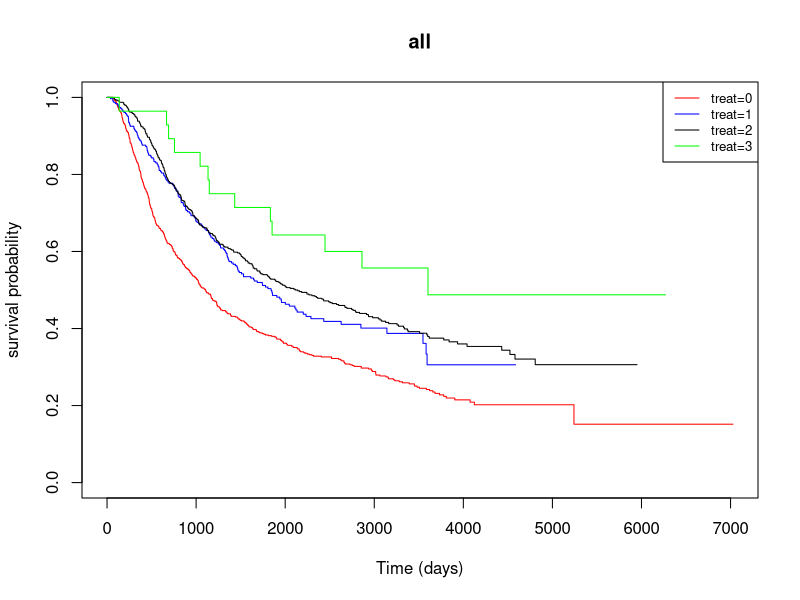
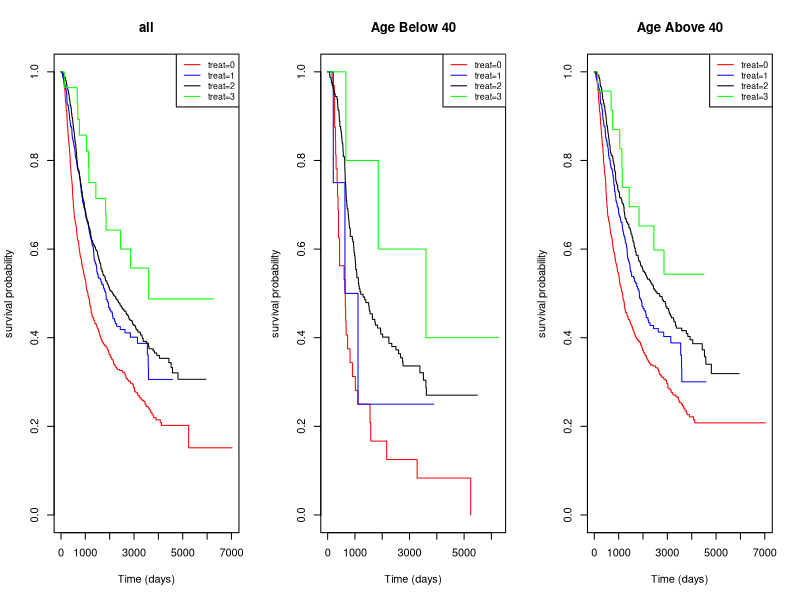
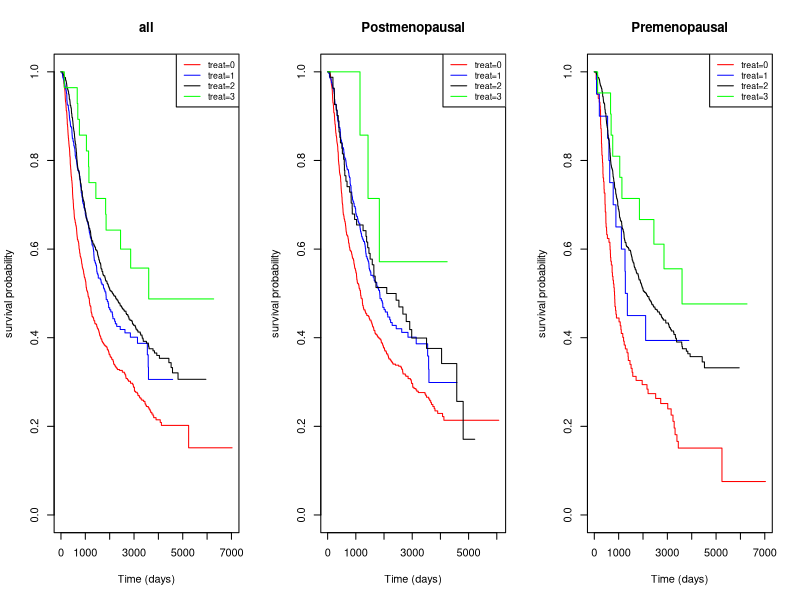
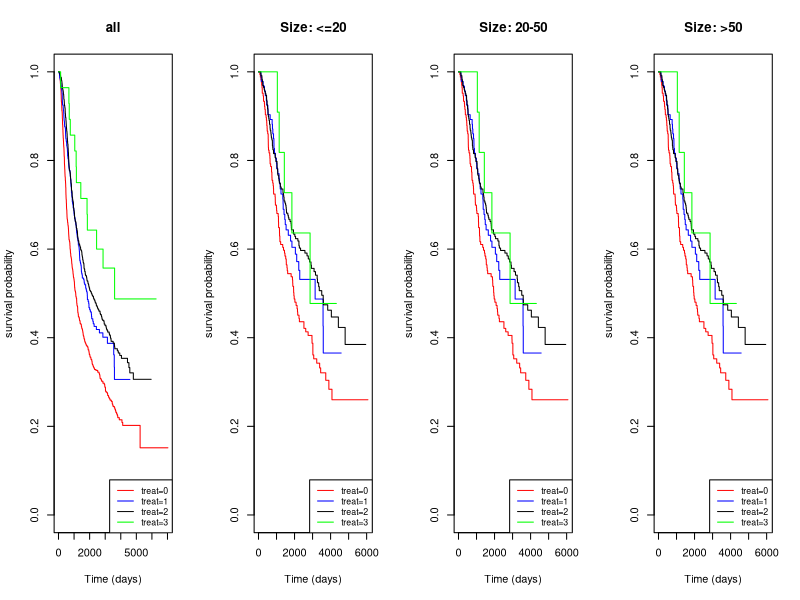
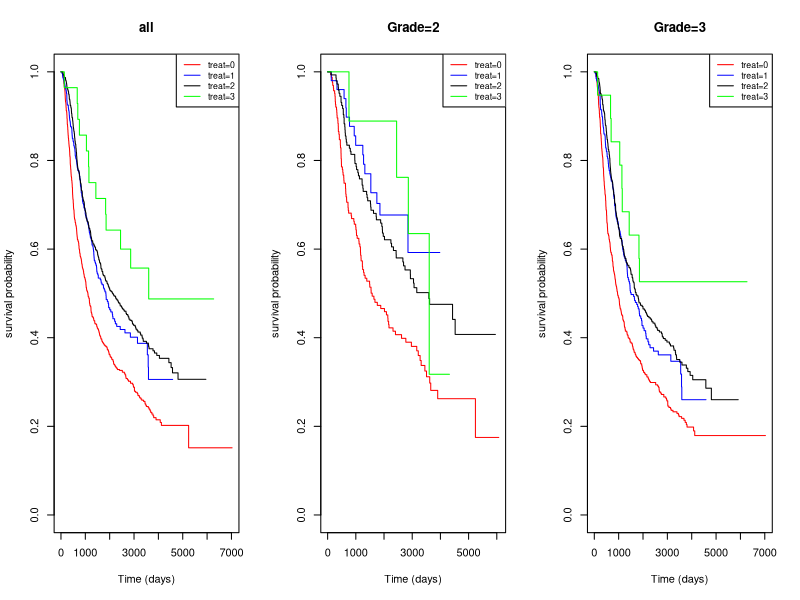
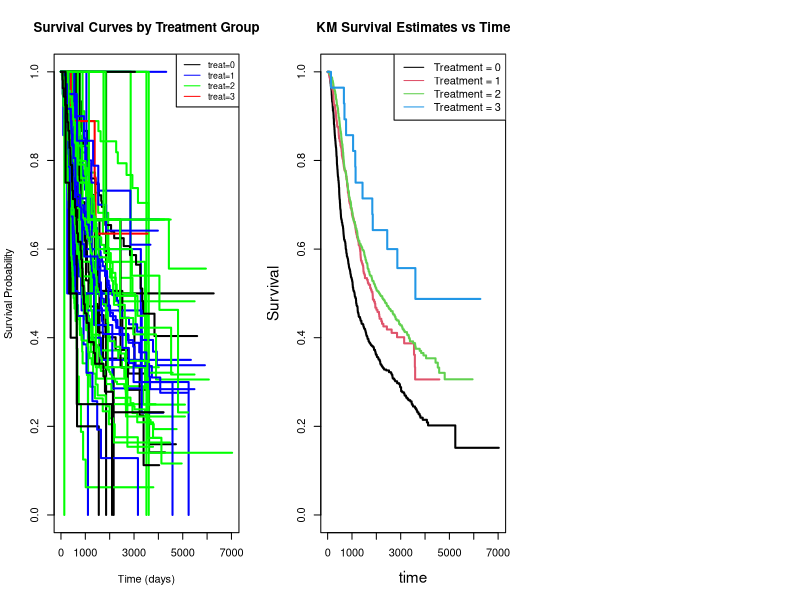
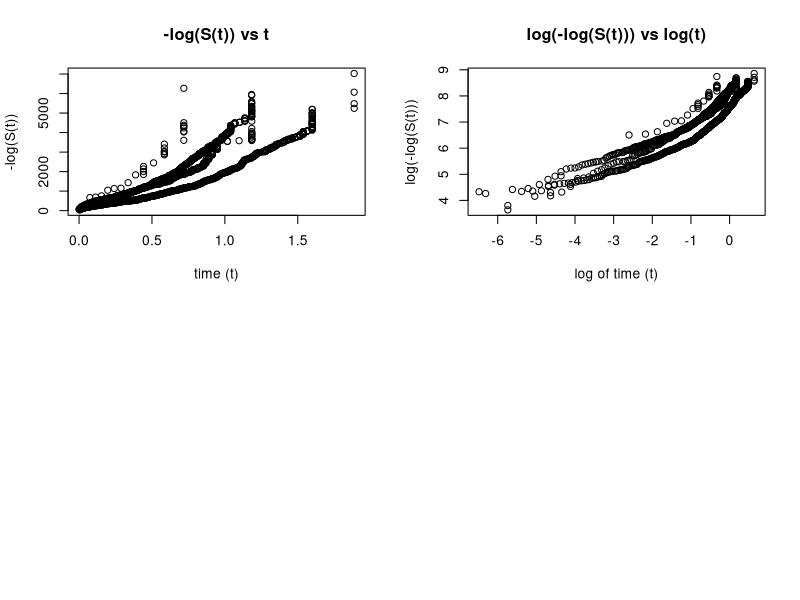

Recreate these plots in R, in order. (Note: this script raises an error after producing the figures.)
## ---- chunk 1
library(tidyverse)
library(kableExtra)
library(knitr)
knitr::opts_chunk$set(echo = FALSE)
## ---- chunk 2
library("survival")
attach(rotterdam)
# count how many values in the age variable are under 40
# sum(rotterdam$age < 40)
# count how many values in the age variable are above 50
# sum(rotterdam$age >= 40)
# define new vairable named treatment
rotterdam$treatment = ifelse((rotterdam$hormon==0 & rotterdam$chemo==0), 0,
                             ifelse((rotterdam$hormon==1 & rotterdam$chemo==0), 1,
                                    ifelse((rotterdam$hormon==0 & rotterdam$chemo==1),2,3)))
# table(rotterdam$treatment)
# tail(rotterdam,4)
## ---- chunk 3
rotterdam <- rotterdam[rotterdam$nodes > 0, ]
## ---- chunk 4
logrank.test <- survdiff(Surv(rtime, recur) ~ treatment, rho=0, rotterdam)
# logrank.test #Reject the null
# plot the KM estimates for survival function in four treatment groups
fit <- survfit(Surv(rtime, recur)~treatment, rotterdam)
plot(fit, xlab="Time (days)", ylab="survival probability", 
     col=c("red", "blue", "black", "green"), main="all")
legend("topright", c("treat=0", "treat=1",
                     "treat=2", "treat=3"),
       col=c("red", "blue", "black", "green"), cex=0.8, lty=1)
## ---- chunk 5
#######################################################
# age strata (divide age group into "<= 40" and "> 40")
rotterdam$age_strata = ifelse(rotterdam$age<=40, 1, 2)
#######################################################

# treatment
# if hormon=0 and chemo=0, we have treatment=0; 
# if hormon=1 and chemo=0, we have treatment=1; 
# if hormon=0 and chemo=1, we have treatment=2; 
# if hormon=1 and chemo=1, we have treatment=3;
# table(rotterdam$treatment, rotterdam$age_strata) #imbalance
par(mfrow=c(1,3))
fit <- survfit(Surv(rtime, recur) ~ treatment, rotterdam)
plot(fit, xlab="Time (days)", ylab="survival probability", 
     col=c("red", "blue", "black", "green"), main="all")
legend("topright", c("treat=0", "treat=1",
                     "treat=2", "treat=3"),
       col=c("red", "blue", "black", "green"), cex=0.8, lty=1)

fit.1 <- survfit(Surv(rtime, recur) ~ treatment, subset(rotterdam, age_strata==1))
plot(fit.1, xlab="Time (days)", ylab="survival probability", 
     col=c("red", "blue", "black", "green"), main="Age Below 40")
legend("topright", c("treat=0", "treat=1",
                     "treat=2", "treat=3"),
       col=c("red", "blue", "black", "green"), cex=0.8, lty=1)
fit.0 <- survfit(Surv(rtime, recur) ~ treatment, subset(rotterdam, age_strata==2))
plot(fit.0, xlab="Time (days)", ylab="survival probability", 
     col=c("red", "blue", "black", "green"), main="Age Above 40")
legend("topright", c("treat=0", "treat=1",
                     "treat=2", "treat=3"),
       col=c("red", "blue", "black", "green"), cex=0.8, lty=1)
## ---- chunk 6
logrank.test<-survdiff(Surv(rtime, recur) ~ treatment+strata(age_strata), rotterdam)
#print(logrank.test)
table <- data.frame(N = c(655,311,552,28), Observed = c(468,169,324,13), Expected = c(355.5,184.2,409.5,24.8), stat1 = c(35.57,1.25,17.84,5.62), stat2 = c(59.31,1.62,35.49,5.79))
rownames(table) = c('Treatment = 0','Treatment = 1','Treatment = 2','Treatment = 3')
colnames(table) = c('N','Observed','Expected','(O-E)^2/E','(O-E)^2/V')
kbl(table) %>%
kable_classic(full_width = F, html_font = "Cambria")
cat("Chisq= 65.8  on 3 degrees of freedom, p= 3e-14")
## ---- chunk 7
#######################################################
# menopausal status strata (0= premenopausal, 1= postmenopausal)
#######################################################

# treatment
# if hormon=0 and chemo=0, we have treatment=0;
# if hormon=1 and chemo=0, we have treatment=1;
# if hormon=0 and chemo=1, we have treatment=2;
# if hormon=1 and chemo=1, we have treatment=3;
# table(rotterdam$treatment, rotterdam$meno) #imbalance
par(mfrow=c(1,3))
fit <- survfit(Surv(rtime, recur) ~ treatment, rotterdam)
plot(fit, xlab="Time (days)", ylab="survival probability", 
     col=c("red", "blue", "black", "green"), main="all")
legend("topright", c("treat=0", "treat=1",
                     "treat=2", "treat=3"),
       col=c("red", "blue", "black", "green"), cex=0.8, lty=1)

fit.1 <- survfit(Surv(rtime, recur) ~ treatment, subset(rotterdam, meno==1))
plot(fit.1, xlab="Time (days)", ylab="survival probability", 
     col=c("red", "blue", "black", "green"), main="Postmenopausal")
legend("topright", c("treat=0", "treat=1",
                     "treat=2", "treat=3"),
       col=c("red", "blue", "black", "green"), cex=0.8, lty=1)
fit.0 <- survfit(Surv(rtime, recur) ~ treatment, subset(rotterdam, meno==0))
plot(fit.0, xlab="Time (days)", ylab="survival probability", 
     col=c("red", "blue", "black", "green"), main="Premenopausal")
legend("topright", c("treat=0", "treat=1",
                     "treat=2", "treat=3"),
       col=c("red", "blue", "black", "green"), cex=0.8, lty=1)
## ---- chunk 8
logrank.test<-survdiff(Surv(rtime, recur) ~ treatment+strata(meno), rotterdam)
# print(logrank.test)
table <- data.frame(N = c(655,311,552,28), Observed = c(468,169,324,13), Expected = c(379.1,200.1,371.4,23.3), stat1 = c(20.84,4.85,6.05,4.56), stat2 = c(41.96,7.09,18.85,4.73))
rownames(table) = c('Treatment = 0','Treatment = 1','Treatment = 2','Treatment = 3')
colnames(table) = c('N','Observed','Expected','(O-E)^2/E','(O-E)^2/V')
kbl(table) %>%
kable_classic(full_width = F, html_font = "Cambria")
cat("Chisq= 48.2  on 3 degrees of freedom, p= 2e-10")
## ---- chunk 9
#######################################################
# size:  tumor size, a factor with levels <=20 20-50 >50
# We will recode size as 1 for <=20; 2 for 20-50; 3 for >50
#######################################################

rotterdam$size_strata <- ifelse(rotterdam$size == "<=20", 1,
                                 ifelse(rotterdam$size == "20-50", 2, 3))

# treatment
# if hormon=0 and chemo=0, we have treatment=0;
# if hormon=1 and chemo=0, we have treatment=1;
# if hormon=0 and chemo=1, we have treatment=2;
# if hormon=1 and chemo=1, we have treatment=3;
# table(rotterdam$treatment, rotterdam$size_strata) #imbalance
par(mfrow=c(1,4))
fit <- survfit(Surv(rtime, recur) ~ treatment, rotterdam)
plot(fit, xlab="Time (days)", ylab="survival probability",
     col=c("red", "blue", "black", "green"), main="all")
legend("bottomright", c("treat=0", "treat=1",
                     "treat=2", "treat=3"),
       col=c("red", "blue", "black", "green"), cex=0.8, lty=1)

fit.1 <- survfit(Surv(rtime, recur) ~ treatment, subset(rotterdam, size_strata==1))
plot(fit.1, xlab="Time (days)", ylab="survival probability", 
     col=c("red", "blue", "black", "green"), main="Size: <=20")
legend("bottomright", c("treat=0", "treat=1",
                     "treat=2", "treat=3"),
       col=c("red", "blue", "black", "green"), cex=0.8, lty=1)
fit.2 <- survfit(Surv(rtime, recur) ~ treatment, subset(rotterdam, size_strata==2))
plot(fit.1, xlab="Time (days)", ylab="survival probability", 
     col=c("red", "blue", "black", "green"), main="Size: 20-50")
legend("bottomright", c("treat=0", "treat=1",
                     "treat=2", "treat=3"),
       col=c("red", "blue", "black", "green"), cex=0.8, lty=1)
fit.3 <- survfit(Surv(rtime, recur) ~ treatment, subset(rotterdam, size_strata==3))
plot(fit.1, xlab="Time (days)", ylab="survival probability", 
     col=c("red", "blue", "black", "green"), main="Size: >50")
legend("bottomright", c("treat=0", "treat=1",
                     "treat=2", "treat=3"),
       col=c("red", "blue", "black", "green"), cex=0.8, lty=1)
## ---- chunk 10
logrank.test<-survdiff(Surv(rtime, recur) ~ treatment+strata(size_strata), rotterdam)
# logrank.test
table <- data.frame(N = c(655,311,552,28), Observed = c(468,169,324,13), Expected = c(373.9,194.1,383.2,22.8), stat1 = c(23.69,3.25,9.15,4.21), stat2 = c(39.01,4.12,15.43,4.35))
rownames(table) = c('Treatment = 0','Treatment = 1','Treatment = 2','Treatment = 3')
colnames(table) = c('N','Observed','Expected','(O-E)^2/E','(O-E)^2/V')
kbl(table) %>%
kable_classic(full_width = F, html_font = "Cambria")
cat("Chisq= 40.9  on 3 degrees of freedom, p= 7e-09")
## ---- chunk 11
#######################################################
# grade: differentiation grade strata (grade = 2, grade = 3)
#######################################################

# treatment
# if hormon=0 and chemo=0, we have treatment=0;
# if hormon=1 and chemo=0, we have treatment=1;
# if hormon=0 and chemo=1, we have treatment=2;
# if hormon=1 and chemo=1, we have treatment=3;
# table(rotterdam$treatment, rotterdam$grade) #imbalance
par(mfrow=c(1,3))
fit <- survfit(Surv(rtime, recur) ~ treatment, rotterdam)
plot(fit, xlab="Time (days)", ylab="survival probability", 
     col=c("red", "blue", "black", "green"), main="all")
legend("topright", c("treat=0", "treat=1",
                        "treat=2", "treat=3"),
       col=c("red", "blue", "black", "green"), cex=0.8, lty=1)

fit.1 <- survfit(Surv(rtime, recur) ~ treatment, subset(rotterdam, grade==2))
plot(fit.1, xlab="Time (days)", ylab="survival probability", 
     col=c("red", "blue", "black", "green"), main="Grade=2")
legend("topright", c("treat=0", "treat=1",
                        "treat=2", "treat=3"),
       col=c("red", "blue", "black", "green"), cex=0.8, lty=1)
fit.0 <- survfit(Surv(rtime, recur) ~ treatment, subset(rotterdam, grade==3))
plot(fit.0, xlab="Time (days)", ylab="survival probability", 
     col=c("red", "blue", "black", "green"), main="Grade=3")
legend("topright", c("treat=0", "treat=1",
                        "treat=2", "treat=3"),
       col=c("red", "blue", "black", "green"), cex=0.8, lty=1)
## ---- chunk 12
logrank.test<-survdiff(Surv(rtime, recur) ~ treatment+strata(grade), rotterdam)
# print(logrank.test)
table <- data.frame(N = c(655,311,552,28), Observed = c(468,169,324,13), Expected = c(359.3,195.2,395.7,23.8), stat1 = c(32.87,3.52,12.98,4.89), stat2 = c(52.3,4.48,22.03,5.02))
rownames(table) = c('Treatment = 0','Treatment = 1','Treatment = 2','Treatment = 3')
colnames(table) = c('N','Observed','Expected','(O-E)^2/E','(O-E)^2/V')
kbl(table) %>%
kable_classic(full_width = F, html_font = "Cambria")
cat("Chisq= 54.5  on 3 degrees of freedom, p= 9e-12")
## ---- chunk 13
fit <- survfit(Surv(rtime, recur) ~ strata(age_strata, meno, size_strata, grade) + treatment, 
               data = rotterdam)
plot(fit, col = ifelse(rotterdam$treatment == 1, "blue", 
                       ifelse(rotterdam$treatment == 2, "green", 
                              ifelse(rotterdam$treatment == 3, "red","black"))), 
     lwd=2,
     xlab = "Time (days)", ylab = "Survival Probability", 
     main = "Survival Curves by Treatment Group")
legend("topright", c("treat=0", "treat=1",
                        "treat=2", "treat=3"),
       col=c("black", "blue", "green", "red"), cex=0.8, lty=1)
## ---- chunk 14
survfunc <- survfit(Surv(rtime,recur) ~ treatment, data = rotterdam)
survfunc.fit <- survfit(Surv(rtime,recur) ~ treatment, data = rotterdam)

plot(survfunc.fit, lwd = 2, lty = 1, conf.int = F,  mark.time = F, cex = 2, cex.lab = 1.4 , cumhaz = FALSE, xlab = "time", ylab = "Survival", main = "KM Survival Estimates vs Time",  col = c(1,2,3, 4))
legend("topright", c("Treatment = 0", "Treatment = 1", "Treatment = 2", "Treatment = 3"), lty = 1, col = c(1,2,3, 4))
## ---- chunk 15
par(mfrow = c(2,2))
plot(-log(survfunc.fit$surv),survfunc.fit$time, main = "-log(S(t)) vs t", xlab = "time (t)", ylab = "-log(S(t))")
plot(log(-log(survfunc.fit$surv)),log(survfunc.fit$time), main = "log(-log(S(t))) vs log(t)" , xlab = "log of time (t)", ylab = "log(-log(S(t)))")
## ---- chunk 16
Cov.Age <- rotterdam$age
Cov.Meno <- rotterdam$meno
Cov.Size <- as.factor(rotterdam$size)
Cov.Grade <- as.factor(rotterdam$grade)
Cov.Nodes <- rotterdam$nodes
Cov.PGR <- rotterdam$pgr
Cov.ER <- rotterdam$er
## ---- chunk 17
#This local test is based on the LR test;
exp.localtest<-function(web.fit, web.fit1,df){
LR.ts <- (-2)*(web.fit$loglik[2]- web.fit1$loglik[2])
pval <- pchisq(q=LR.ts, df=df,lower.tail=FALSE)
results<-c(df,LR.ts, pval)
list(results)
}
expTable1 <- survreg(Surv(rtime,recur) ~ treatment, dist  = "weibull", data = rotterdam)
expTable.Age1.1 <- survreg(Surv(rtime,recur) ~ treatment + Cov.Age, dist  = "weibull", data = rotterdam)
expTable.Meno1.1 <- survreg(Surv(rtime,recur) ~ treatment + Cov.Meno, dist  = "weibull", data = rotterdam)
expTable.Size1.1 <- survreg(Surv(rtime,recur) ~ treatment + Cov.Size, dist  = "weibull", data = rotterdam)
expTable.Grade1.1 <- survreg(Surv(rtime,recur) ~ treatment + Cov.Grade, dist  = "weibull", data = rotterdam)
expTable.Nodes1.1 <- survreg(Surv(rtime,recur) ~ treatment + Cov.Nodes, dist  = "weibull", data = rotterdam)
expTable.PGR1.1 <- survreg(Surv(rtime,recur) ~ treatment + Cov.PGR, dist  = "weibull", data = rotterdam)
expTable.ER1.1 <- survreg(Surv(rtime,recur) ~ treatment + Cov.ER, dist  = "weibull", data = rotterdam)

Table1.1<-matrix(0,7,3)
Table1.1[1,]<-c(exp.localtest(expTable1, expTable.Age1.1,1)[[1]])
Table1.1[2,]<-c(exp.localtest(expTable1,expTable.Meno1.1,1)[[1]])
Table1.1[3,]<-c(exp.localtest(expTable1,expTable.Size1.1,2)[[1]])
Table1.1[4,]<-c(exp.localtest(expTable1,expTable.Grade1.1,1)[[1]])
Table1.1[5,]<-c(exp.localtest(expTable1,expTable.Nodes1.1,1)[[1]])
Table1.1[6,]<-c(exp.localtest(expTable1,expTable.PGR1.1,1)[[1]])
Table1.1[7,]<-c(exp.localtest(expTable1,expTable.ER1.1,1)[[1]])
#cat("Table 1.1: Local test for possible confounders, adjusted for treatment groups", "\n")
colnames(Table1.1) <- c("df", "LR Test Stat", "p-value")
rownames(Table1.1) <- c("Age", "Meno","Size", "Grade", "Nodes", "PGR", "ER")
## ---- chunk 18
Table1.1 %>%
  kbl(caption = "Table 1.1: Local test for possible confounders, adjusted for treatment groups") %>%
  kable_classic(full_width = F, html_font = "Cambria")
## ---- chunk 19
expTable5 <- survreg(Surv(rtime,recur) ~ treatment + Cov.Nodes + Cov.Size + Cov.Grade  + Cov.Age, dist  = "weibull", data = rotterdam)
expTable.Meno1.5 <- survreg(Surv(rtime,recur) ~ treatment + Cov.Nodes + Cov.Size + Cov.Grade  + Cov.Age + Cov.Meno, dist  = "weibull", data = rotterdam)
expTable.PGR1.5 <- survreg(Surv(rtime,recur) ~ treatment + Cov.Nodes + Cov.Size + Cov.Grade + Cov.Age + Cov.PGR, dist  = "weibull", data = rotterdam)
expTable.ER1.5 <- survreg(Surv(rtime,recur) ~ treatment + Cov.Nodes + Cov.Size + Cov.Grade + Cov.Age + Cov.ER, dist  = "weibull", data = rotterdam)

Table1.5<-matrix(0,3,3)
Table1.5[1,]<-c(exp.localtest(expTable5,expTable.Meno1.5, df=1)[[1]])
Table1.5[2,]<-c(exp.localtest(expTable5,expTable.PGR1.5, df=1)[[1]])
Table1.5[3,]<-c(exp.localtest(expTable5,expTable.ER1.5, df=1)[[1]])
#cat("Table 1.5: Local test for possible confounders, adjusted for treatment groups, nodes, size, grade and age", "\n")
colnames(Table1.5) <- c("df", "LR Test Stat", "p-value")
rownames(Table1.5) <- c("Meno", "PGR", "ER")
## ---- chunk 20
Table1.5 %>%
  kbl(caption = "Table 1.5: Local test for possible confounders, adjusted for treatment groups, nodes, size, grade and age") %>%
  kable_classic(full_width = F, html_font = "Cambria")
## ---- chunk 21
library("survival")
library(MASS)
library(formatR)
data(cancer)
attach(rotterdam)
rotterdam$treatment <- ifelse(rotterdam$hormon==0 & rotterdam$chemo==0,0,
                      ifelse(rotterdam$hormon==1 & rotterdam$chemo==0,1,
                      ifelse(rotterdam$hormon==0 & rotterdam$chemo==1,2,3)))
X1 <- rotterdam$age
X2 <- rotterdam$meno
X3 <- rotterdam$size
X4 <- rotterdam$grade
X5 <- rotterdam$nodes
X6 <- rotterdam$pgr
X7 <- rotterdam$er
X8 <- as.factor(rotterdam$treatment)
rtime <- rotterdam$rtime
recur <- rotterdam$recur

rot_coxnull <- coxph(Surv(rtime,recur)~X8,method=c("breslow"))
rot_coxfor<- stepAIC(rot_coxnull, ~., ditrection="foreward",scope=list(lower=rot_coxnull, upper=~X1+X2+X3+X4+X5+X6+X7+X8)) # both directions

## ---- chunk 22


test_tbl = tibble(
  Variable = c("Pgr","Er"),
  DF = c(1,1),
  Chi_square = c(1.967,0.694),
  P_value = c(0.161,0.404),
  AIC = c(22396.45,22397.73)
)


knitr::kable(test_tbl,booktabs = T) %>%
  kableExtra::kable_styling(font_size = 7,latex_options = "striped")

## ---- chunk 23


test_tbl = tibble(
  Variable = c("Age","Meno_1","Size_20-50","Size_>50", "Grade","Nodes","Treatment_1","Treatment_2","Treatment_3"),
  Coef = c(-0.014, 0.188,0.373,0.642,0.367, 0.077,-0.062,-0.106,-0.441),
  Exp_coef = c(0.986,1.207,1.452,1.899,1.443, 1.080,0.940,0.900,0.643),
  Se_coef = c(0.003,0.089,0.058,0.088,0.064, 0.005,0.087,0.072,0.280),
  P_value = c("<0.01",0.03,"<0.01","<0.01","<0.01","<0.01",0.4791,0.1440,0.1157)
)


knitr::kable(test_tbl,booktabs = T) %>%
  kableExtra::kable_styling(font_size = 7,latex_options = "striped")

## ---- chunk 24


test_tbl = tibble(
  Variable = c("Treatment"),
  Chi_square = c(4.8131),
  P_value = c(0.186),
  AIC=c(22396)
)


knitr::kable(test_tbl,booktabs = T) %>%
  kableExtra::kable_styling(font_size = 7,latex_options = "striped")

## ---- chunk 25
rot_final <- coxph(Surv(rtime,recur)~X1+X2+X3+X4+X5+strata(X8),method=c("breslow"),data = rotterdam)
mres = resid(rot_final, type="martingale")
csres = recur-mres
r.surv_1 = survfit(Surv(csres,recur)~1,type="fleming-harrington")
par(las=1, mfrow=c(1,2), mai = c(0.5,1.0,1,0.1), omi = c(1.0,0,0.5,0))
plot(0,0,lty=1,type='n',xlim = c(0,2),ylim = c(0,2),xlab="Residual",
     ylab="Estimated Cum Hazards", main="Cox-Snell Residual Plot - Treatment Fixed",cex.main = 3)
lines(r.surv_1$time, -log(r.surv_1$surv), type='s',col = "red",lty =1)
lines(c(0,2),c(0,2),lty = 3)
legend("bottomright", legend=c("Residual", "line"), 
       col = c("red","black"),lty=c(1,2),cex=3)
rot_stratified <- coxph(Surv(rtime,recur)~X1+X2+X3+X4+X5+strata(X8),method=c("breslow"),data = rotterdam)
X8_0 <- (X8 == 0)
X8_1 <- (X8 == 1)
X8_2 <- (X8 == 2)
X8_3 <- (X8 == 3)
mres2 = resid(rot_stratified, type="martingale")
csres2 = recur-mres2
r.surv20 = survfit(Surv(csres2[X8_0],recur[X8_0])~1,type="fleming-harrington")
r.surv21 = survfit(Surv(csres2[X8_1],recur[X8_1])~1,type="fleming-harrington")
r.surv22 = survfit(Surv(csres2[X8_2],recur[X8_2])~1,type="fleming-harrington")
r.surv23 = survfit(Surv(csres2[X8_3],recur[X8_3])~1,type="fleming-harrington")

plot(0,0,lty=1,type='n',xlim = c(0,2),ylim = c(0,2),xlab="Residual",
     ylab="Estimated Cum Hazards", main="Stratified Cox-Snell Residual Plot",cex.main = 3)
lines(r.surv20$time, -log(r.surv20$surv), type='s', lty=1,col = "blue")
lines(r.surv21$time, -log(r.surv21$surv), type='s', lty=1, col = "orange")
lines(r.surv22$time, -log(r.surv22$surv), type='s', lty=1, col = "black")
lines(r.surv23$time, -log(r.surv23$surv), type='s', lty=1, col = "red")
lines(c(0,2),c(0,2),lty = 3)
legend("bottomright",legend=c("Treatment = 0","Treatment = 1","Treatment = 2","Treatment = 3"),
       lty=c(1,1,1,1),col=c("blue","orange","black","red"),cex = 3)
## ---- chunk 26
rot_stratified <- coxph(Surv(rtime,recur)~X1+X2+X3+X4+X5+strata(X8),method=c("breslow"),data = rotterdam)
mres = resid(rot_stratified, type="martingale")
library(ggplot2)
resid <- as.data.frame(cbind(X1,mres))
ggplot(aes(x=X1,y=mres),data=resid)+geom_point(alpha=0.5)+geom_smooth(col="red")+ggtitle("LOWESS Smooth Curve of Age")+theme(plot.title = element_text(size = 40, face = "bold"))
## ---- chunk 27


test_tbl = tibble(
  Variable = c("Age","Meno","Size", "Grade","Nodes","Treatment","GLOBAL"),
  Chisq = c(0.314,2.197,27.757,4.061,6.676,7.968,47.624),
  Df = c(1,1,2,1,1,3,9),
  p = c(0.575,0.138,"<0.01",0.044,0.010,0.047,"<0.01")
)


knitr::kable(test_tbl,booktabs = T) %>%
  kableExtra::kable_styling(font_size = 7,latex_options = "striped")

## ---- chunk 28


test_tbl = tibble(
  Variable = c("Age","Meno_1","Size_20-50","Size_>50", "Grade","Nodes"),
  Coef = c(-0.014, 0.190,0.369,0.651,0.368, 0.078),
  Exp_coef = c(0.986,1.210,1.446,1.917,1.446, 1.080),
  Se_coef = c(0.003,0.089,0.058,0.088,0.064, 0.005),
  P_value = c("<0.01","<0.01","<0.01","<0.01","<0.01","<0.01")
)


knitr::kable(test_tbl,booktabs = T) %>%
  kableExtra::kable_styling(font_size = 7,latex_options = "striped")

## ---- chunk 29


test_tbl = tibble(
  Variable = c("Age","Meno","Size","Grade", "Nodes","GLOBAL"),
  chisq = c(0.006, 1.003,32.706,4.232,11.597, 40.054),
  Df = c(1,1,2,1,1,6),
  P_value = c(0.945,0.316,"<0.01",0.039,"<0.01","<0.01")
)


knitr::kable(test_tbl,booktabs = T) %>%
  kableExtra::kable_styling(font_size = 7,latex_options = "striped")

## ---- chunk 30
library(survminer)
library(ggpubr)
library(ggplot2)
try <- rotterdam[sample(nrow(rotterdam),2981,replace=F),]
tX1 <- try$age
tX2 <- as.factor(try$meno)
tX3 <- try$size
tX4 <- try$grade
tX5 <- try$nodes
tX6 <- try$pgr
tX7 <- try$er
tX8 <- as.factor(try$treatment)
rot_stratified_try <- coxph(Surv(rtime,recur)~tX1+tX2+tX3+tX4+tX5+strata(tX8),method=c("breslow"),data = try)
ggcoxdiagnostics(rot_stratified_try, type = "deviance",
                 linear.predictions = FALSE, gather = theme_bw())
## ---- chunk 31


test_tbl = tibble(
  Variable = c("Treatment1","Treatment2","Treatment3","Nodes", "Size_20-50","Size_>50","Age","Grade","Er"),
  coef = c(-0.370, -0.585,-0.932,0.055,0.289, 0.537,-0.012,0.299,-0.0004),
  exp_coef = c(0.690,0.557,0.394,1.057,1.335,1.711,0.988,1.348,0.999),
  se_coef = c(0.091,0.092,0.287,0.005,0.078,0.099,0.003,0.081,0.0001),
  p_value = c("<0.01","<0.01","<0.01","<0.01","<0.01","<0.01","<0.01","<0.01","<0.01")
)


knitr::kable(test_tbl,booktabs = T) %>%
  kableExtra::kable_styling(font_size = 7,latex_options = "striped")
